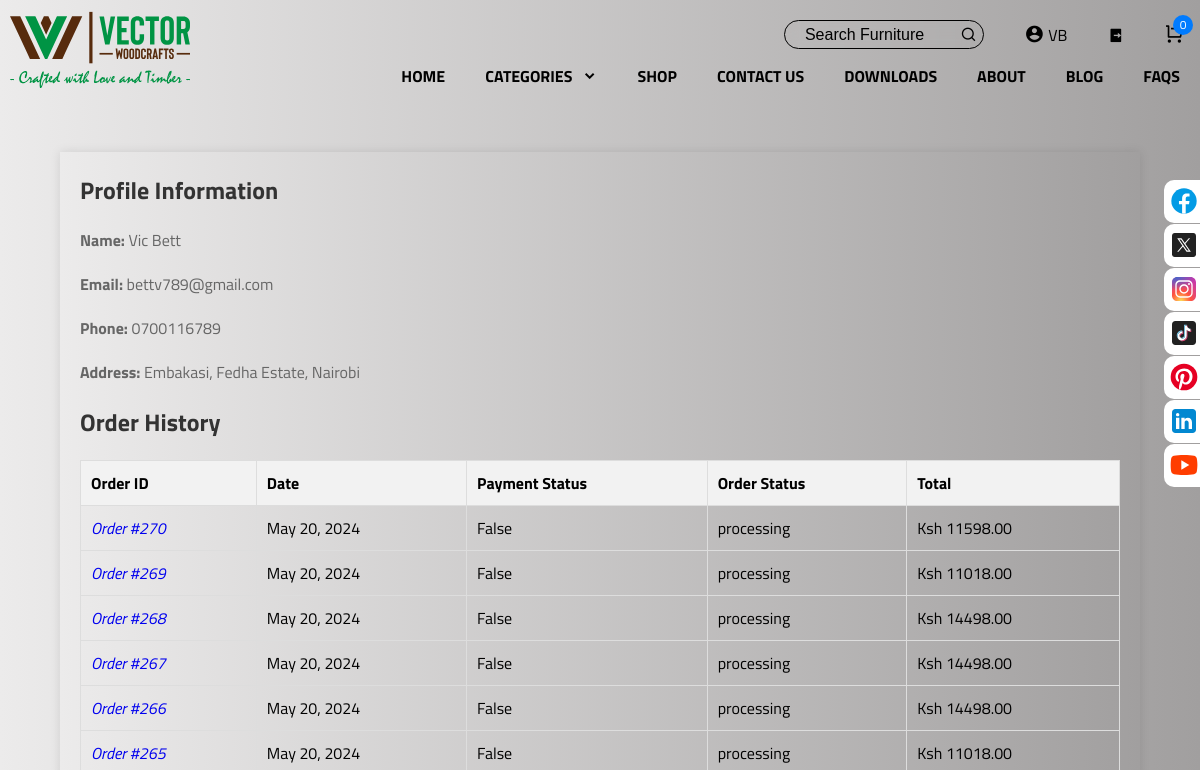
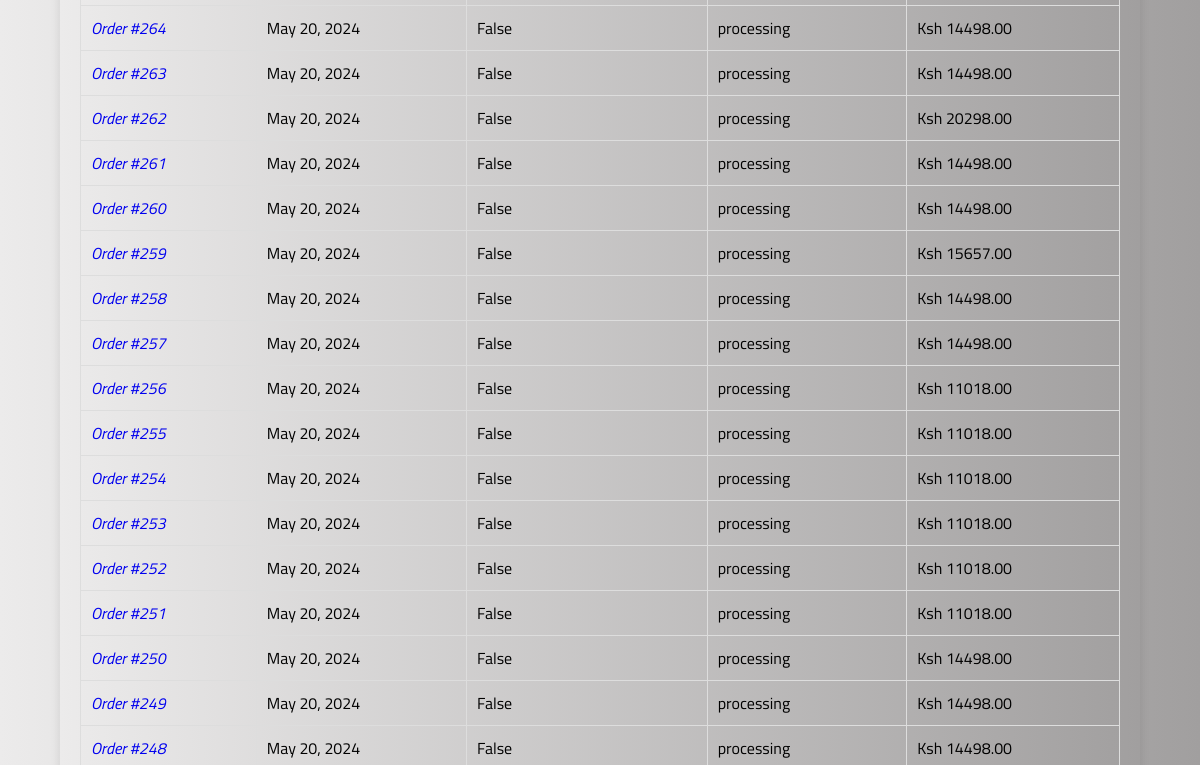
The page /profile/ (signed in, upper part) on the database as committed earlier (2 pictures, top to bottom).
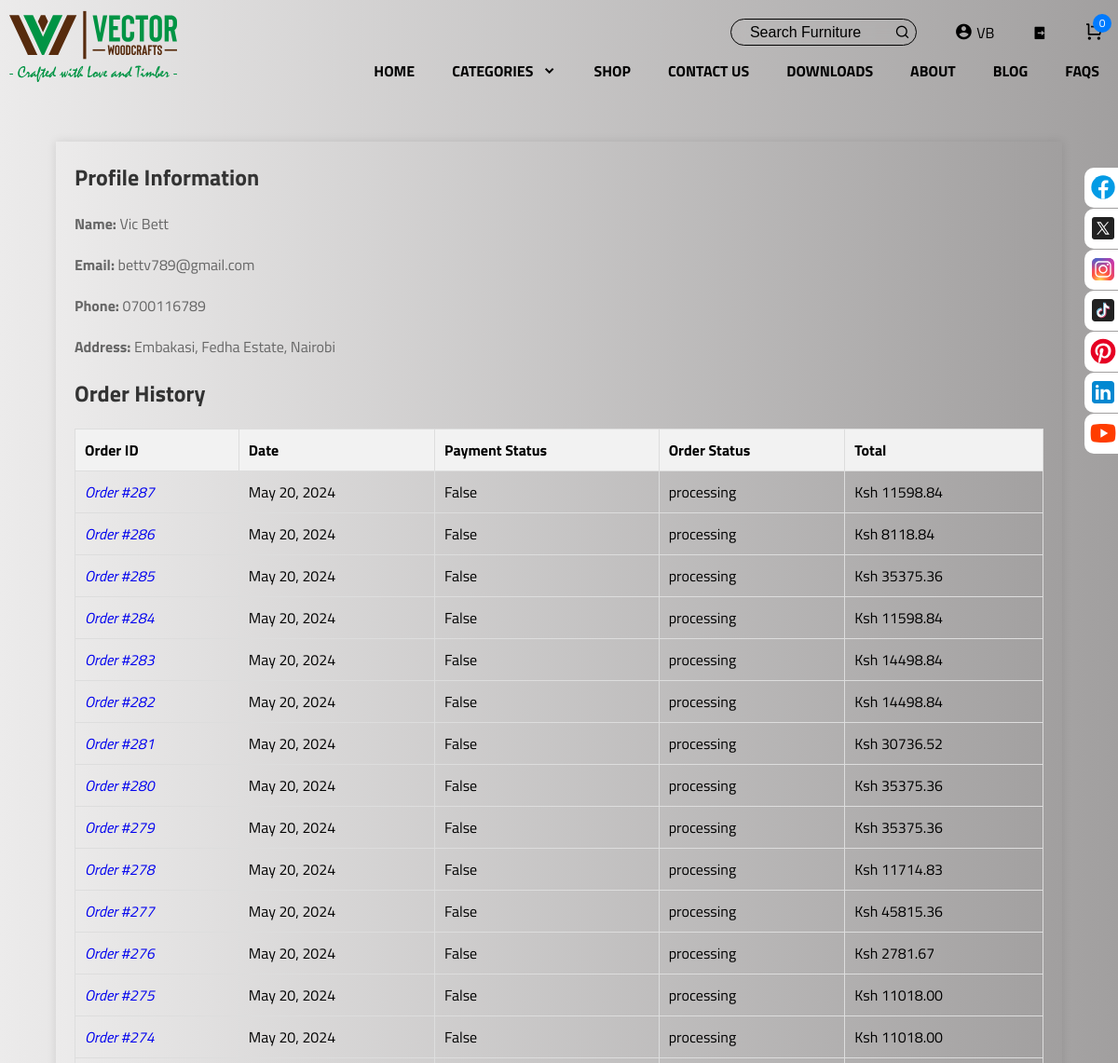
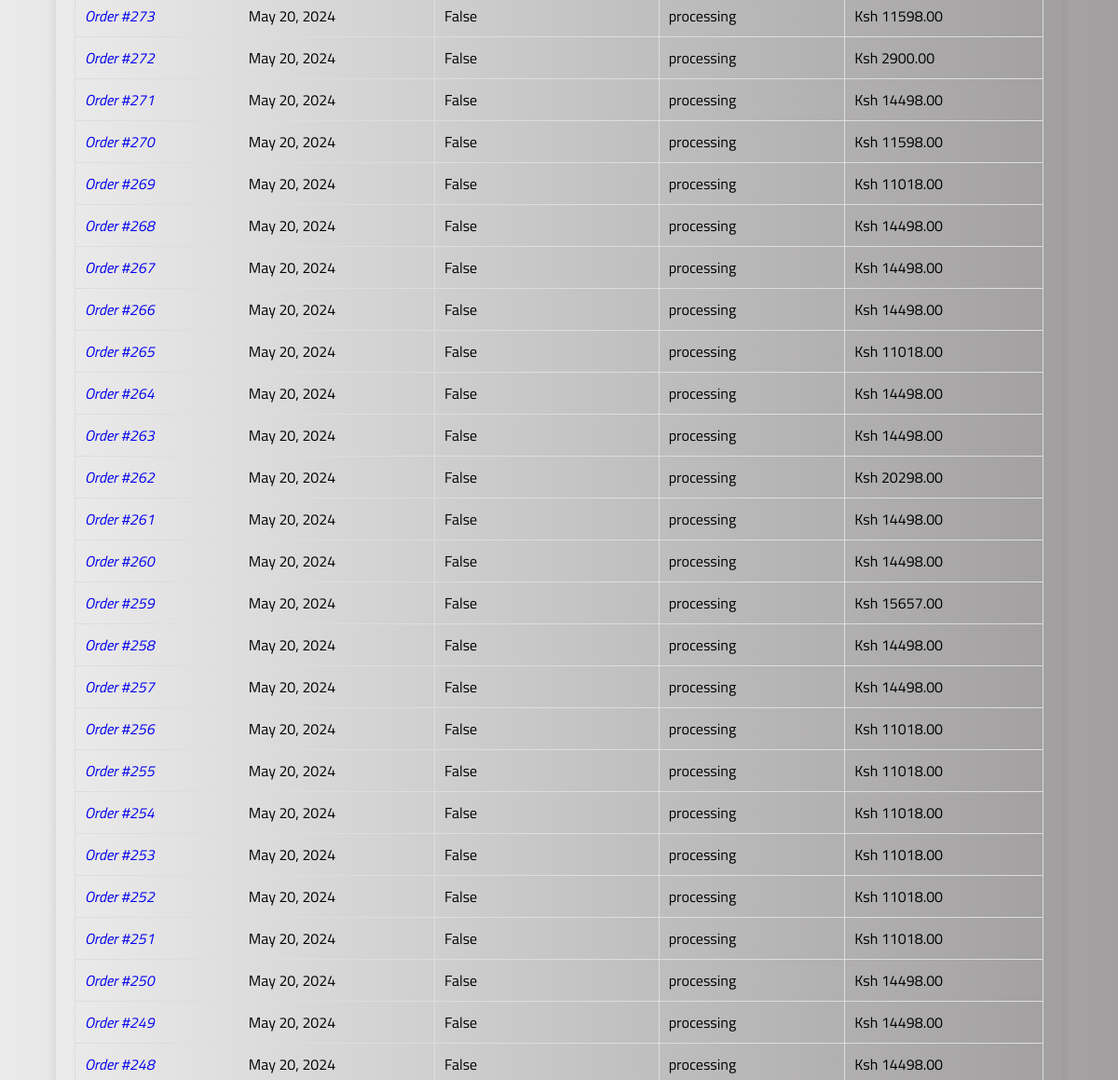
The same page on the database as committed later (2 pictures, top to bottom).
### vectorWoodsEcomm/models.py (models this page shows)
class CartOrder(models.Model):
    user = models.ForeignKey(User, on_delete=models.CASCADE)
    price = models.DecimalField(max_digits=999999, decimal_places=2)
    vat = models.DecimalField(max_digits=999999, decimal_places=2,null=True)
    subtotal = models.DecimalField(max_digits=999999, decimal_places=2,null=True)
    paid_status = models.CharField(choices=PAID_STATUS,max_length=100, default="Unpaid")
    order_date = models.DateField(auto_now_add=True)
    product_status = models.CharField(choices=STATUS_CHOICE,max_length=30, default="Processing")
    class Meta:
        verbose_name_plural = "Orders"

### vectorWoodsEcomm/views.py (the view)
# urls.py: path('profile/', views.profile_view, name='profile'),
@login_required(login_url="userauths/sign-in/")
def profile_view(request):
    orders = CartOrder.objects.filter(user=request.user).order_by("-id")
    context ={
        "orders":orders,
    }
    return render(request, 'profile.html', context)

### vectorWoodsEcomm/context_processor.py (called while the page is built)
def default(request):
    categories = Category.objects.all().order_by("-id")
    product = Product.objects.all()
    return {
        'categories':categories,
        'product':product
    }

### templates/profile.html (shortened to what this page needs)
{% extends 'base.html' %}
{% load static %}
{% block content %}
<main style="margin-top: 50px;">
    <div class="profile-container">
        <section id="profile">
            <h2>Profile Information</h2>
            <p><strong>Name:</strong> {{request.user.first_name}} {{request.user.last_name}}</p>
            <p><strong>Email:</strong> {{request.user.email}}</p>
            <p><strong>Phone:</strong> {{request.user.phone_no}}</p>
            <p><strong>Address:</strong> {{request.user.address}}, {{request.user.city}}</p>
        </section>
        <section id="orders">
            <h2>Order History</h2>
            <table>
                <thead>
                    <tr>
                        <th>Order ID</th>
                        <th>Date</th>
                        <th>Payment Status</th>
                        <th>Order Status</th>
                        <th>Total</th>
                    </tr>
                </thead>
                <tbody>
                    {% for o in orders %}
                    <tr>
                        <td> <i> <a style="text-decoration: none;" href="{% url 'order-detail' o.id %}"> Order #{{o.id}} </a></i></td>
                        <td>{{o.order_date}}</td>
                        <td>{{o.paid_status}}</td>
                        <td>{{o.product_status}}</td>
                        <td>Ksh {{o.price}}</td>
                    </tr>
                    {% endfor %}
                </tbody>
            </table>
        </section>
    </div>
</main>
{% endblock %}

Rows that differ between the two databases and show on the page:
added CartOrder: id "287", order_date "May 20, 2024", paid_status "False", product_status "processing", price "11598.84"
added CartOrder: id "286", order_date "May 20, 2024", paid_status "False", product_status "processing", price "8118.84"
added CartOrder: id "285", order_date "May 20, 2024", paid_status "False", product_status "processing", price "35375.36"
added CartOrder: id "284", order_date "May 20, 2024", paid_status "False", product_status "processing", price "11598.84"
added CartOrder: id "283", order_date "May 20, 2024", paid_status "False", product_status "processing", price "14498.84"
added CartOrder: id "282", order_date "May 20, 2024", paid_status "False", product_status "processing", price "14498.84"
added CartOrder: id "281", order_date "May 20, 2024", paid_status "False", product_status "processing", price "30736.52"
added CartOrder: id "280", order_date "May 20, 2024", paid_status "False", product_status "processing", price "35375.36"
added CartOrder: id "279", order_date "May 20, 2024", paid_status "False", product_status "processing", price "35375.36"
added CartOrder: id "278", order_date "May 20, 2024", paid_status "False", product_status "processing", price "11714.83"
added CartOrder: id "277", order_date "May 20, 2024", paid_status "False", product_status "processing", price "45815.36"
added CartOrder: id "276", order_date "May 20, 2024", paid_status "False", product_status "processing", price "2781.67"
added CartOrder: id "275", order_date "May 20, 2024", paid_status "False", product_status "processing", price "11018.00"
added CartOrder: id "274", order_date "May 20, 2024", paid_status "False", product_status "processing", price "11018.00"
added CartOrder: id "273", order_date "May 20, 2024", paid_status "False", product_status "processing", price "11598.00"
added CartOrder: id "272", order_date "May 20, 2024", paid_status "False", product_status "processing", price "2900.00"
added CartOrder: id "271", order_date "May 20, 2024", paid_status "False", product_status "processing", price "14498.00"
